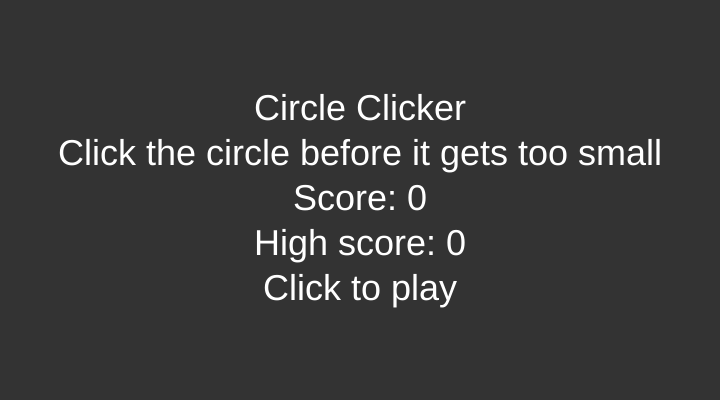
Frame 1 (no input)
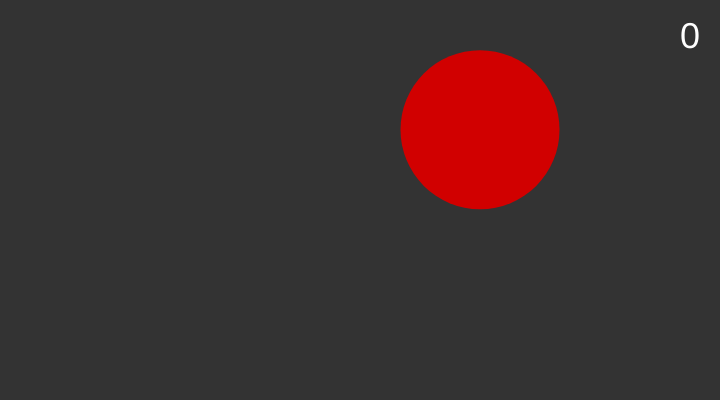
Frame 2 (the mouse pressed at the canvas centre, redrawn once)

The p5.js sketch that drew these frames (run headless with seeded random() and noise() and a simulated clock; the mouse was pressed at the canvas centre and the sketch redrawn once):

// p5.js sketch
// ── sketch.js
let circleX;
let circleY;
let circleRadius;
let circleMaximumRadius;
let circleColor;
let score = 0;
let highScore;

function setup() {
  createCanvas(720, 400);
  colorMode(HSB, 100, 0, 100)
  noStroke();
  ellipseMode(RADIUS);
  textSize(36);

  // Get the last saved high score
  highScore = getItem('high score');

  // If no score was saved, start with a value of 0
  if (highScore === null) {
    highScore = 0;
  }
}

function draw() {
  background(20);

  // If the circle had not shrunk completely
  if (circleRadius > 0) {
    // Draw the circle
    fill(circleColor);
    circle(circleX, circleY, circleRadius);
    describeElement('Circle', 'Randomly colored shrinking circle');

    // Shrink it
    circleRadius -= 0.5;

    // Show the score
    textAlign(RIGHT, TOP);
    fill(220);
    text(score, width - 20, 20);
    describeElement('Score', `Text with current score: ${score}`);
  } else {
    // Otherwise show the start/end screen
    endGame();
  }
}

function startGame() {
  // Reset the score to 0
  score = 0;

  // Start with the circle's radius maximum at half the minimum canvas dimension
  circleMaximumRadius = min(height / 5, width / 5);
  resetCircle();
}

function endGame() {
  // Pause the sketch
  noLoop();

  // Store the new high score
  highScore = max(highScore, score);
  storeItem('high score', highScore);

  textAlign(CENTER, CENTER);
  fill(220);
  let startText = `Circle Clicker
  Click the circle before it gets too small
  Score: ${score}
  High score: ${highScore}
  Click to play`;
  text(startText, 0, 0, width, height);
  describeElement('Start text', `Text reading, "${startText}"`);
}

function resetCircle() {
  // Start with the circle's radius at its maximum value
  circleRadius = circleMaximumRadius;
  circleX = random(circleRadius, width - circleRadius);
  circleY = random(circleRadius, height - circleRadius);
  circleColor = color(random(240, 360), random(40, 80), random(50, 90));
}

function mousePressed() {
  // If the game is unpaused
  if (isLooping() === true) {
    // Check how far the mouse is from the circle
    let distanceToCircle = dist(mouseX, mouseY, circleX, circleY);

    // If the mouse is closer to the circle's center than the circle's radius,
    // that means the player clicked on it
    if (distanceToCircle < circleRadius) {
      // Decrease the maximum radius, but don't go below 15
      circleMaximumRadius = max(circleMaximumRadius - 1, 15);
      resetCircle();

      // Give the player a point
      score += 1;
    }
    // If the game is paused
  } else {
    // Start and unpause it
    startGame();
    loop();
  }
}

function mouseDragged() {
  // Sets the outline color of the circle
  strokeWeight(10);
  let lineHue = mouseX - mouseY;
  stroke(lineHue, 100, 90);
}
